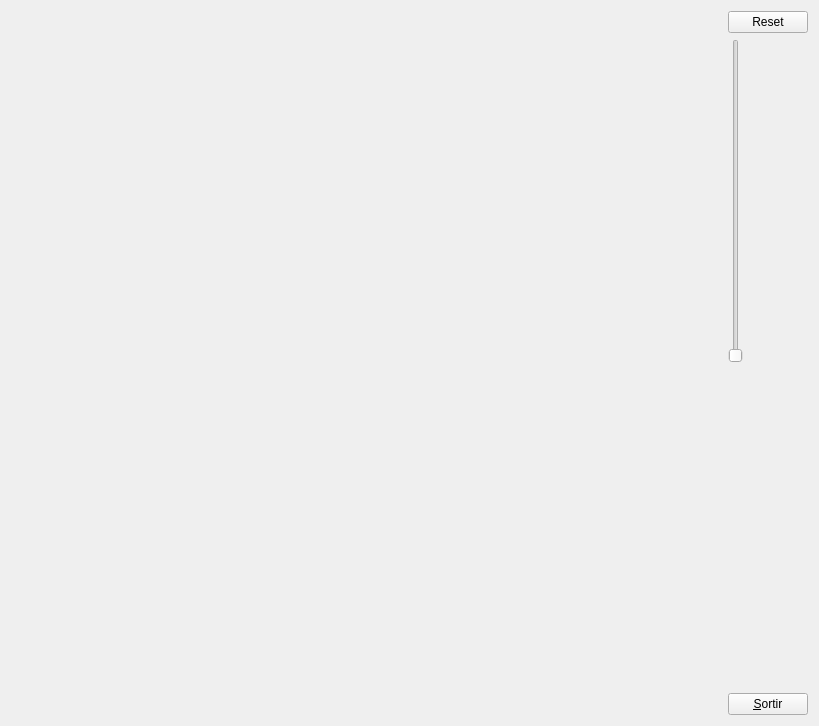
<?xml version="1.0" encoding="UTF-8"?>
<ui version="4.0">
 <class>MyForm</class>
 <widget class="QWidget" name="MyForm">
  <property name="geometry">
   <rect>
    <x>0</x>
    <y>0</y>
    <width>819</width>
    <height>726</height>
   </rect>
  </property>
  <property name="windowTitle">
   <string>Form</string>
  </property>
  <layout class="QHBoxLayout" name="horizontalLayout">
   <item>
    <widget class="MyGLWidget" name="widget" native="true">
     <property name="sizePolicy">
      <sizepolicy hsizetype="Expanding" vsizetype="Expanding">
       <horstretch>0</horstretch>
       <verstretch>0</verstretch>
      </sizepolicy>
     </property>
    </widget>
   </item>
   <item>
    <layout class="QVBoxLayout" name="verticalLayout">
     <item>
      <widget class="QPushButton" name="pushButton_2">
       <property name="text">
        <string>Reset</string>
       </property>
      </widget>
     </item>
     <item>
      <widget class="QSlider" name="verticalSlider">
       <property name="orientation">
        <enum>Qt::Vertical</enum>
       </property>
      </widget>
     </item>
     <item>
      <spacer name="verticalSpacer">
       <property name="orientation">
        <enum>Qt::Vertical</enum>
       </property>
       <property name="sizeHint" stdset="0">
        <size>
         <width>20</width>
         <height>40</height>
        </size>
       </property>
      </spacer>
     </item>
     <item>
      <widget class="QPushButton" name="pushButton">
       <property name="sizePolicy">
        <sizepolicy hsizetype="Fixed" vsizetype="Fixed">
         <horstretch>0</horstretch>
         <verstretch>0</verstretch>
        </sizepolicy>
       </property>
       <property name="text">
        <string>&amp;Sortir</string>
       </property>
      </widget>
     </item>
    </layout>
   </item>
  </layout>
 </widget>
 <customwidgets>
  <customwidget>
   <class>MyGLWidget</class>
   <extends>QWidget</extends>
   <header>MyGLWidget.h</header>
   <container>1</container>
   <slots>
    <slot>reset()</slot>
    <slot>change(int)</slot>
   </slots>
  </customwidget>
 </customwidgets>
 <resources/>
 <connections>
  <connection>
   <sender>pushButton</sender>
   <signal>clicked()</signal>
   <receiver>MyForm</receiver>
   <slot>close()</slot>
   <hints>
    <hint type="sourcelabel">
     <x>813</x>
     <y>720</y>
    </hint>
    <hint type="destinationlabel">
     <x>839</x>
     <y>529</y>
    </hint>
   </hints>
  </connection>
  <connection>
   <sender>pushButton_2</sender>
   <signal>clicked()</signal>
   <receiver>widget</receiver>
   <slot>reset()</slot>
   <hints>
    <hint type="sourcelabel">
     <x>795</x>
     <y>11</y>
    </hint>
    <hint type="destinationlabel">
     <x>636</x>
     <y>212</y>
    </hint>
   </hints>
  </connection>
  <connection>
   <sender>verticalSlider</sender>
   <signal>sliderMoved(int)</signal>
   <receiver>widget</receiver>
   <slot>change(int)</slot>
   <hints>
    <hint type="sourcelabel">
     <x>769</x>
     <y>157</y>
    </hint>
    <hint type="destinationlabel">
     <x>686</x>
     <y>453</y>
    </hint>
   </hints>
  </connection>
 </connections>
</ui>
